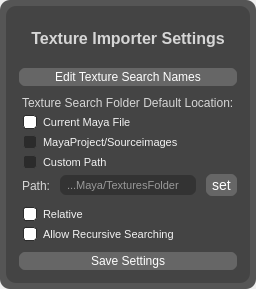
<?xml version="1.0" encoding="UTF-8"?>
<ui version="4.0">
 <class>Form</class>
 <widget class="QWidget" name="Form">
  <property name="geometry">
   <rect>
    <x>0</x>
    <y>0</y>
    <width>250</width>
    <height>289</height>
   </rect>
  </property>
  <property name="windowTitle">
   <string>Form</string>
  </property>
  <layout class="QGridLayout" name="gridLayout_2">
   <property name="leftMargin">
    <number>0</number>
   </property>
   <property name="topMargin">
    <number>0</number>
   </property>
   <property name="rightMargin">
    <number>0</number>
   </property>
   <property name="bottomMargin">
    <number>0</number>
   </property>
   <property name="spacing">
    <number>0</number>
   </property>
   <item row="0" column="0">
    <widget class="QFrame" name="mainUIFrame">
     <property name="sizePolicy">
      <sizepolicy hsizetype="Expanding" vsizetype="MinimumExpanding">
       <horstretch>0</horstretch>
       <verstretch>0</verstretch>
      </sizepolicy>
     </property>
     <property name="minimumSize">
      <size>
       <width>0</width>
       <height>0</height>
      </size>
     </property>
     <property name="styleSheet">
      <string notr="true">QFrame {
    /* Background */
    background-color:#555555;  /* Dark grey background color */ 
    /* background-image: url('background.png');  /* Optional background image */ 
    /* background-repeat: no-repeat;  /* Prevents the background image from repeating */ 
    /* background-position: center;  /* Centers the background image */ 

    /* Border */
	border: 0px solid #333333;  /* Solid border with color and thickness */ 
  /* Rounded corners with 10px radius */ 
    /* border-style: solid;  /* Border style can be solid, dashed, dotted, etc. */ 

    /* Padding and Margin */
    padding: 0px;  /* Inner space between the frame content and its border */ 
    margin: 0px;  /* Outer space around the frame */ 
    border-radius: 10px;  /* Rounded corners */
    
    /* Font */
    /*font-family: Arial, Helvetica, sans-serif;  /* Font family */
    /*font-size: 14px;  /* Font size */
    /*font-weight: bold;  /* Font weight: normal, bold, bolder, lighter, or numeric values */
    /*font-style: italic;  /* Font style: normal, italic, or oblique */
   color: #ffffff;  /* Text color */
    /*text-align: center;  /* Text alignment: left, right, center, justify */
    /*text-decoration: underline;  /* Text decoration: underline, overline, line-through, none */
    /*letter-spacing: 1px;  /* Spacing between letters */
    
    /* Shadow */
    /*box-shadow: 2px 2px 5px #1a1a1a;  /* Adds a shadow with x-offset, y-offset, blur radius, and color */
    
    /* Gradient Background (Optional) */
    /*background-color: qlineargradient(spread:pad, x1:0, y1:0, x2:1, y2:1, stop:0 #3e3e3e, stop:1 #2b2b2b);  /* Linear gradient */
    /*background-color: qradialgradient(cx:0.5, cy:0.5, radius:0.5, fx:0.5, fy:0.5, stop:0 #4a4a4a, stop:1 #2b2b2b);  /* Radial gradient */
    
    /* Opacity */
    /*opacity: 0.9;  /* Transparency: 0.0 (fully transparent) to 1.0 (fully opaque) */
    
    /* Cursor */
    /*cursor: pointer;  /* Changes the cursor to a pointer when hovering */
}
</string>
     </property>
     <property name="midLineWidth">
      <number>3</number>
     </property>
     <layout class="QGridLayout" name="gridLayout" rowstretch="0" columnstretch="0">
      <property name="leftMargin">
       <number>4</number>
      </property>
      <property name="topMargin">
       <number>4</number>
      </property>
      <property name="rightMargin">
       <number>4</number>
      </property>
      <property name="bottomMargin">
       <number>4</number>
      </property>
      <property name="spacing">
       <number>0</number>
      </property>
      <item row="0" column="0">
       <widget class="QFrame" name="textureImporterFrame">
        <property name="sizePolicy">
         <sizepolicy hsizetype="MinimumExpanding" vsizetype="MinimumExpanding">
          <horstretch>0</horstretch>
          <verstretch>0</verstretch>
         </sizepolicy>
        </property>
        <property name="styleSheet">
         <string notr="true">QFrame {
    /* Background */
    background-color:#444444;  /* Dark grey background color */ 
    /* background-image: url('background.png');  /* Optional background image */ 
    /* background-repeat: no-repeat;  /* Prevents the background image from repeating */ 
    /* background-position: center;  /* Centers the background image */ 

    /* Border */
	border: 0px solid #333333;  /* Solid border with color and thickness */ 
    border-radius: 1px;  /* Rounded corners with 10px radius */ 
    /* border-style: solid;  /* Border style can be solid, dashed, dotted, etc. */ 

    /* Padding and Margin */
    padding: 2px;  /* Inner space between the frame content and its border */ 
    margin: 2px;  /* Outer space around the frame */ 
    border-radius: 10px;  /* Rounded corners */
    
    /* Font */
    /*font-family: Arial, Helvetica, sans-serif;  /* Font family */
    /*font-size: 14px;  /* Font size */
    /*font-weight: bold;  /* Font weight: normal, bold, bolder, lighter, or numeric values */
    /*font-style: italic;  /* Font style: normal, italic, or oblique */
   color: #ffffff;  /* Text color */
    /*text-align: center;  /* Text alignment: left, right, center, justify */
    /*text-decoration: underline;  /* Text decoration: underline, overline, line-through, none */
    /*letter-spacing: 1px;  /* Spacing between letters */
    
    /* Shadow */
    /*box-shadow: 2px 2px 5px #1a1a1a;  /* Adds a shadow with x-offset, y-offset, blur radius, and color */
    
    /* Gradient Background (Optional) */
    /*background-color: qlineargradient(spread:pad, x1:0, y1:0, x2:1, y2:1, stop:0 #3e3e3e, stop:1 #2b2b2b);  /* Linear gradient */
    /*background-color: qradialgradient(cx:0.5, cy:0.5, radius:0.5, fx:0.5, fy:0.5, stop:0 #4a4a4a, stop:1 #2b2b2b);  /* Radial gradient */
    
    /* Opacity */
    /*opacity: 0.9;  /* Transparency: 0.0 (fully transparent) to 1.0 (fully opaque) */
    
    /* Cursor */
    /*cursor: pointer;  /* Changes the cursor to a pointer when hovering */
}
</string>
        </property>
        <property name="frameShape">
         <enum>QFrame::StyledPanel</enum>
        </property>
        <property name="frameShadow">
         <enum>QFrame::Raised</enum>
        </property>
        <layout class="QVBoxLayout" name="verticalLayout">
         <property name="leftMargin">
          <number>9</number>
         </property>
         <item>
          <layout class="QHBoxLayout" name="horizontalLayout">
           <item>
            <widget class="QLabel" name="textureImporterTitleLabel">
             <property name="font">
              <font>
               <family>Segoe UI</family>
               <pointsize>-1</pointsize>
               <weight>75</weight>
               <bold>true</bold>
              </font>
             </property>
             <property name="styleSheet">
              <string notr="true">QLabel {
    font-family: 'Segoe UI';  /* Sets the font to Segoe UI */
    font-size: 16px;  /* Adjust the font size as needed */
    font-weight: bold;  /* Makes the text bold */
    color: #d6d6d6;  /* White text color */
    /*background-color: #555555;  /* Dark background color */
    border: 0px solid #555555;  /* Optional border with dark grey color */
    border-radius: 8px;  /* Rounded corners */
    padding: 0px 0px;  /* Padding around the text */
}

QPushButton:hover {
    background-color: #666666;  /* Slightly lighter background on hover */
}

QPushButton:pressed {
    background-color: #1a1a1a;  /* Darker background when pressed */
}
QPushButton:disabled {
    color: #cccccc;  /* Light grey text color to indicate disabled */
    border: 1px solid #555555;  /* Optional border with dark grey color */
    background-color: #4a4a4a;  /* Lighter grey background color for disabled state */
    color: #666666;  /* White text color */
}</string>
             </property>
             <property name="text">
              <string>Texture Importer Settings</string>
             </property>
             <property name="alignment">
              <set>Qt::AlignCenter</set>
             </property>
            </widget>
           </item>
          </layout>
         </item>
         <item>
          <layout class="QHBoxLayout" name="autoSetLayout">
           <property name="spacing">
            <number>6</number>
           </property>
           <property name="sizeConstraint">
            <enum>QLayout::SetMinimumSize</enum>
           </property>
           <item>
            <widget class="QPushButton" name="editTextureSearchNamesButton">
             <property name="sizePolicy">
              <sizepolicy hsizetype="Minimum" vsizetype="Fixed">
               <horstretch>0</horstretch>
               <verstretch>0</verstretch>
              </sizepolicy>
             </property>
             <property name="font">
              <font>
               <family>Segoe UI</family>
               <pointsize>-1</pointsize>
              </font>
             </property>
             <property name="styleSheet">
              <string notr="true">QPushButton {
    font-family: 'Segoe UI';  /* Sets the font to Segoe UI */
    font-size: 12px;  /* Adjust the font size as needed */
    color: #ffffff;  /* White text color */
    background-color: #666666;  /* Dark background color */
    border: 2px solid #444444;  /* Optional border with dark grey color */
    border-radius: 8px;  /* Rounded corners */
    padding: 2px 5px;  /* Padding around the text */

}

QPushButton:hover {
    background-color: #888888;  /* Slightly lighter background on hover */
}

QPushButton:pressed {
    background-color: #1a1a1a;  /* Darker background when pressed */
}
QPushButton:disabled {
    color: #cccccc;  /* Light grey text color to indicate disabled */
    border: 1px solid #555555;  /* Optional border with dark grey color */
    background-color: #4a4a4a;  /* Lighter grey background color for disabled state */
    color: #666666;  /* White text color */
}</string>
             </property>
             <property name="text">
              <string>Edit Texture Search Names</string>
             </property>
            </widget>
           </item>
          </layout>
         </item>
         <item>
          <layout class="QVBoxLayout" name="verticalLayout_3">
           <property name="spacing">
            <number>0</number>
           </property>
           <item>
            <widget class="QLabel" name="textureImporterTitleLabel_2">
             <property name="font">
              <font>
               <family>Segoe UI</family>
               <pointsize>-1</pointsize>
              </font>
             </property>
             <property name="styleSheet">
              <string notr="true">QLabel {
    font-family: 'Segoe UI';  /* Sets the font to Segoe UI */
    font-size: 12px;  /* Adjust the font size as needed */
    color: #d6d6d6;  /* White text color */
    /*background-color: #555555;  /* Dark background color */
    border: 0px solid #555555;  /* Optional border with dark grey color */
    border-radius: 8px;  /* Rounded corners */
    padding: 0px 0px;  /* Padding around the text */
}

QPushButton:hover {
    background-color: #666666;  /* Slightly lighter background on hover */
}

QPushButton:pressed {
    background-color: #1a1a1a;  /* Darker background when pressed */
}
QPushButton:disabled {
    color: #cccccc;  /* Light grey text color to indicate disabled */
    border: 1px solid #555555;  /* Optional border with dark grey color */
    background-color: #4a4a4a;  /* Lighter grey background color for disabled state */
    color: #666666;  /* White text color */
}</string>
             </property>
             <property name="text">
              <string>Texture Search Folder Default Location:</string>
             </property>
             <property name="alignment">
              <set>Qt::AlignLeading|Qt::AlignLeft|Qt::AlignVCenter</set>
             </property>
            </widget>
           </item>
           <item>
            <widget class="QCheckBox" name="textureSearchMayaFileCheckbox">
             <property name="enabled">
              <bool>true</bool>
             </property>
             <property name="sizePolicy">
              <sizepolicy hsizetype="Fixed" vsizetype="Fixed">
               <horstretch>0</horstretch>
               <verstretch>0</verstretch>
              </sizepolicy>
             </property>
             <property name="styleSheet">
              <string notr="true">QCheckBox {
    font-family: 'Segoe UI';
    font-size: 11px;              /* Slightly smaller text */
    color: #f2f2f2;
    background-color: #444444;
    border: none;
    border-radius: 6px;           /* Softer, smaller rounding */
    padding: 2px 6px;             /* Less padding = tighter fit */
    margin: 1px 0;                /* Small vertical margin */
}

QCheckBox::indicator {
    width: 12px;                  /* Smaller checkbox */
    height: 12px;
    border: 1px solid #444444;
    border-radius: 3px;
    background-color: #2b2b2b;
}

QCheckBox::indicator:checked {
    background-color: #ffffff;
    border: 1px solid #2b2b2b;
}

QCheckBox::indicator:unchecked {
    background-color: #2b2b2b;
    border: 1px solid #444444;
}

QCheckBox::indicator:checked:hover,
QCheckBox::indicator:unchecked:hover {
    border: 1px solid #ffffff;
}

QCheckBox::indicator:checked:pressed,
QCheckBox::indicator:unchecked:pressed {
    background-color: #ffffff;
    border: 1px solid #ffffff;
}

/* Disabled state */
QCheckBox:disabled {
    color: #666666;
    background-color: #3a3a3a;
    border-radius: 6px;
    padding: 2px 6px;
}
</string>
             </property>
             <property name="text">
              <string>Current Maya File</string>
             </property>
             <property name="checked">
              <bool>true</bool>
             </property>
             <attribute name="buttonGroup">
              <string notr="true">textureSearchDefaultsButtonGroup</string>
             </attribute>
            </widget>
           </item>
           <item>
            <widget class="QCheckBox" name="textureSearchMayaSourceimagesCheckbox">
             <property name="enabled">
              <bool>true</bool>
             </property>
             <property name="sizePolicy">
              <sizepolicy hsizetype="Fixed" vsizetype="Fixed">
               <horstretch>0</horstretch>
               <verstretch>0</verstretch>
              </sizepolicy>
             </property>
             <property name="styleSheet">
              <string notr="true">QCheckBox {
    font-family: 'Segoe UI';
    font-size: 11px;              /* Slightly smaller text */
    color: #f2f2f2;
    background-color: #444444;
    border: none;
    border-radius: 6px;           /* Softer, smaller rounding */
    padding: 2px 6px;             /* Less padding = tighter fit */
    margin: 1px 0;                /* Small vertical margin */
}

QCheckBox::indicator {
    width: 12px;                  /* Smaller checkbox */
    height: 12px;
    border: 1px solid #444444;
    border-radius: 3px;
    background-color: #2b2b2b;
}

QCheckBox::indicator:checked {
    background-color: #ffffff;
    border: 1px solid #2b2b2b;
}

QCheckBox::indicator:unchecked {
    background-color: #2b2b2b;
    border: 1px solid #444444;
}

QCheckBox::indicator:checked:hover,
QCheckBox::indicator:unchecked:hover {
    border: 1px solid #ffffff;
}

QCheckBox::indicator:checked:pressed,
QCheckBox::indicator:unchecked:pressed {
    background-color: #ffffff;
    border: 1px solid #ffffff;
}

/* Disabled state */
QCheckBox:disabled {
    color: #666666;
    background-color: #3a3a3a;
    border-radius: 6px;
    padding: 2px 6px;
}
</string>
             </property>
             <property name="text">
              <string>MayaProject/Sourceimages</string>
             </property>
             <property name="checked">
              <bool>false</bool>
             </property>
             <attribute name="buttonGroup">
              <string notr="true">textureSearchDefaultsButtonGroup</string>
             </attribute>
            </widget>
           </item>
           <item>
            <widget class="QCheckBox" name="textureSearchCustomPathCheckbox">
             <property name="enabled">
              <bool>true</bool>
             </property>
             <property name="sizePolicy">
              <sizepolicy hsizetype="Fixed" vsizetype="Fixed">
               <horstretch>0</horstretch>
               <verstretch>0</verstretch>
              </sizepolicy>
             </property>
             <property name="styleSheet">
              <string notr="true">QCheckBox {
    font-family: 'Segoe UI';
    font-size: 11px;              /* Slightly smaller text */
    color: #f2f2f2;
    background-color: #444444;
    border: none;
    border-radius: 6px;           /* Softer, smaller rounding */
    padding: 2px 6px;             /* Less padding = tighter fit */
    margin: 1px 0;                /* Small vertical margin */
}

QCheckBox::indicator {
    width: 12px;                  /* Smaller checkbox */
    height: 12px;
    border: 1px solid #444444;
    border-radius: 3px;
    background-color: #2b2b2b;
}

QCheckBox::indicator:checked {
    background-color: #ffffff;
    border: 1px solid #2b2b2b;
}

QCheckBox::indicator:unchecked {
    background-color: #2b2b2b;
    border: 1px solid #444444;
}

QCheckBox::indicator:checked:hover,
QCheckBox::indicator:unchecked:hover {
    border: 1px solid #ffffff;
}

QCheckBox::indicator:checked:pressed,
QCheckBox::indicator:unchecked:pressed {
    background-color: #ffffff;
    border: 1px solid #ffffff;
}

/* Disabled state */
QCheckBox:disabled {
    color: #666666;
    background-color: #3a3a3a;
    border-radius: 6px;
    padding: 2px 6px;
}
</string>
             </property>
             <property name="text">
              <string>Custom Path</string>
             </property>
             <property name="checked">
              <bool>false</bool>
             </property>
             <attribute name="buttonGroup">
              <string notr="true">textureSearchDefaultsButtonGroup</string>
             </attribute>
            </widget>
           </item>
           <item>
            <layout class="QHBoxLayout" name="horizontalLayout_2">
             <property name="spacing">
              <number>6</number>
             </property>
             <property name="sizeConstraint">
              <enum>QLayout::SetDefaultConstraint</enum>
             </property>
             <item>
              <widget class="QLabel" name="customSearchFolderPathLabel">
               <property name="enabled">
                <bool>true</bool>
               </property>
               <property name="sizePolicy">
                <sizepolicy hsizetype="Minimum" vsizetype="Preferred">
                 <horstretch>0</horstretch>
                 <verstretch>0</verstretch>
                </sizepolicy>
               </property>
               <property name="minimumSize">
                <size>
                 <width>0</width>
                 <height>0</height>
                </size>
               </property>
               <property name="maximumSize">
                <size>
                 <width>35</width>
                 <height>16777215</height>
                </size>
               </property>
               <property name="font">
                <font>
                 <family>Segoe UI</family>
                 <pointsize>-1</pointsize>
                </font>
               </property>
               <property name="styleSheet">
                <string notr="true">QLabel {
    font-family: 'Segoe UI';  /* Sets the font to Segoe UI */
    font-size: 12px;  /* Adjust the font size as needed */
    color: #d6d6d6;  /* White text color */
    /*background-color: #555555;  /* Dark background color */
    border: 0px solid #555555;  /* Optional border with dark grey color */
    border-radius: 8px;  /* Rounded corners */
    padding: 0px 0px;  /* Padding around the text */
}

QLabel:disabled {
    color: #555555;  /* White text color */
}

QPushButton:hover {
    background-color: #666666;  /* Slightly lighter background on hover */
}

QPushButton:pressed {
    background-color: #1a1a1a;  /* Darker background when pressed */
}
QPushButton:disabled {
    color: #cccccc;  /* Light grey text color to indicate disabled */
    border: 1px solid #555555;  /* Optional border with dark grey color */
    background-color: #4a4a4a;  /* Lighter grey background color for disabled state */
    color: #666666;  /* White text color */
}</string>
               </property>
               <property name="text">
                <string>Path:</string>
               </property>
               <property name="alignment">
                <set>Qt::AlignBottom|Qt::AlignLeading|Qt::AlignLeft</set>
               </property>
              </widget>
             </item>
             <item>
              <widget class="QLineEdit" name="textureSearchCustomPathLineEdit">
               <property name="enabled">
                <bool>true</bool>
               </property>
               <property name="sizePolicy">
                <sizepolicy hsizetype="Expanding" vsizetype="Fixed">
                 <horstretch>0</horstretch>
                 <verstretch>0</verstretch>
                </sizepolicy>
               </property>
               <property name="toolTip">
                <string/>
               </property>
               <property name="styleSheet">
                <string notr="true">QLineEdit {
    font-family: 'Segoe UI';
    font-size: 11px;
    color: #ffffff;
    background-color: #333333;  /* Retaining the original background color */
    border: 2px solid #444444;
    border-radius: 8px;
    padding: 2px 5px;
}

QLineEdit:hover {
    background-color: #222222;
}


QLineEdit:focus {
    border: 2px solid #555555;
    background-color: #4a4a4a;
}

/* make disabled line edits look greyed-out */
QLineEdit:disabled {
    color: #777777;
    background-color: #555555;
    border: 2px solid #666666;
}

QLabel {
    font-family: 'Segoe UI';
    font-size: 14px;  /* Same larger font size as QLineEdit */
    color: #ffffff;
    background-color: #444444;  /* Matching background color */
    border: 2px solid #444444;
    border-radius: 8px;
    padding: 4px 10px;
}

QLabel:hover {
    background-color: #3a3a3a;
}</string>
               </property>
               <property name="text">
                <string/>
               </property>
               <property name="cursorPosition">
                <number>0</number>
               </property>
               <property name="alignment">
                <set>Qt::AlignLeading|Qt::AlignLeft|Qt::AlignVCenter</set>
               </property>
               <property name="placeholderText">
                <string>...Maya/TexturesFolder</string>
               </property>
              </widget>
             </item>
             <item>
              <widget class="QPushButton" name="textureSearchCustomPathSetButton">
               <property name="sizePolicy">
                <sizepolicy hsizetype="Fixed" vsizetype="Fixed">
                 <horstretch>0</horstretch>
                 <verstretch>0</verstretch>
                </sizepolicy>
               </property>
               <property name="minimumSize">
                <size>
                 <width>35</width>
                 <height>0</height>
                </size>
               </property>
               <property name="maximumSize">
                <size>
                 <width>100</width>
                 <height>16777215</height>
                </size>
               </property>
               <property name="font">
                <font>
                 <family>Segoe UI</family>
                 <pointsize>-1</pointsize>
                </font>
               </property>
               <property name="styleSheet">
                <string notr="true">QPushButton {
    font-family: 'Segoe UI';  /* Sets the font to Segoe UI */
    font-size: 14px;  /* Adjust the font size as needed */
    color: #ffffff;  /* White text color */
    background-color: #666666;  /* Dark background color */
    border: 2px solid #444444;  /* Optional border with dark grey color */
    border-radius: 8px;  /* Rounded corners */
    padding: 3px 0px;  /* Padding around the text */

}

QPushButton:hover {
    background-color: #888888;  /* Slightly lighter background on hover */
}

QPushButton:pressed {
    background-color: #1a1a1a;  /* Darker background when pressed */
}
QPushButton:disabled {
    color: #cccccc;  /* Light grey text color to indicate disabled */
    border: 1px solid #555555;  /* Optional border with dark grey color */
    background-color: #4a4a4a;  /* Lighter grey background color for disabled state */
    color: #666666;  /* White text color */
}</string>
               </property>
               <property name="text">
                <string>set</string>
               </property>
              </widget>
             </item>
            </layout>
           </item>
          </layout>
         </item>
         <item>
          <layout class="QVBoxLayout" name="verticalLayout_4">
           <property name="spacing">
            <number>0</number>
           </property>
           <item>
            <widget class="QCheckBox" name="textureSearchCustomPathRelativeCheckbox">
             <property name="enabled">
              <bool>true</bool>
             </property>
             <property name="sizePolicy">
              <sizepolicy hsizetype="Fixed" vsizetype="Fixed">
               <horstretch>0</horstretch>
               <verstretch>0</verstretch>
              </sizepolicy>
             </property>
             <property name="styleSheet">
              <string notr="true">QCheckBox {
    font-family: 'Segoe UI';
    font-size: 11px;              /* Slightly smaller text */
    color: #f2f2f2;
    background-color: #444444;
    border: none;
    border-radius: 6px;           /* Softer, smaller rounding */
    padding: 2px 6px;             /* Less padding = tighter fit */
    margin: 1px 0;                /* Small vertical margin */
}

QCheckBox::indicator {
    width: 12px;                  /* Smaller checkbox */
    height: 12px;
    border: 1px solid #444444;
    border-radius: 3px;
    background-color: #2b2b2b;
}

QCheckBox::indicator:checked {
    background-color: #ffffff;
    border: 1px solid #2b2b2b;
}

QCheckBox::indicator:unchecked {
    background-color: #2b2b2b;
    border: 1px solid #444444;
}

QCheckBox::indicator:checked:hover,
QCheckBox::indicator:unchecked:hover {
    border: 1px solid #ffffff;
}

QCheckBox::indicator:checked:pressed,
QCheckBox::indicator:unchecked:pressed {
    background-color: #ffffff;
    border: 1px solid #ffffff;
}

/* Disabled state */
QCheckBox:disabled {
    color: #666666;
    background-color: #3a3a3a;
    border-radius: 6px;
    padding: 2px 6px;
}
</string>
             </property>
             <property name="text">
              <string>Relative</string>
             </property>
             <property name="checked">
              <bool>true</bool>
             </property>
            </widget>
           </item>
           <item>
            <widget class="QCheckBox" name="textureSearchAllowRecursiveSearchingCheckbox">
             <property name="enabled">
              <bool>true</bool>
             </property>
             <property name="sizePolicy">
              <sizepolicy hsizetype="Fixed" vsizetype="Fixed">
               <horstretch>0</horstretch>
               <verstretch>0</verstretch>
              </sizepolicy>
             </property>
             <property name="toolTip">
              <string>Will check surrounding folders for </string>
             </property>
             <property name="styleSheet">
              <string notr="true">QCheckBox {
    font-family: 'Segoe UI';
    font-size: 11px;              /* Slightly smaller text */
    color: #f2f2f2;
    background-color: #444444;
    border: none;
    border-radius: 6px;           /* Softer, smaller rounding */
    padding: 2px 6px;             /* Less padding = tighter fit */
    margin: 1px 0;                /* Small vertical margin */
}

QCheckBox::indicator {
    width: 12px;                  /* Smaller checkbox */
    height: 12px;
    border: 1px solid #444444;
    border-radius: 3px;
    background-color: #2b2b2b;
}

QCheckBox::indicator:checked {
    background-color: #ffffff;
    border: 1px solid #2b2b2b;
}

QCheckBox::indicator:unchecked {
    background-color: #2b2b2b;
    border: 1px solid #444444;
}

QCheckBox::indicator:checked:hover,
QCheckBox::indicator:unchecked:hover {
    border: 1px solid #ffffff;
}

QCheckBox::indicator:checked:pressed,
QCheckBox::indicator:unchecked:pressed {
    background-color: #ffffff;
    border: 1px solid #ffffff;
}

/* Disabled state */
QCheckBox:disabled {
    color: #666666;
    background-color: #3a3a3a;
    border-radius: 6px;
    padding: 2px 6px;
}
</string>
             </property>
             <property name="text">
              <string>Allow Recursive Searching</string>
             </property>
             <property name="checked">
              <bool>true</bool>
             </property>
            </widget>
           </item>
          </layout>
         </item>
         <item>
          <layout class="QHBoxLayout" name="autoSetLayout_2">
           <property name="spacing">
            <number>6</number>
           </property>
           <property name="sizeConstraint">
            <enum>QLayout::SetMinimumSize</enum>
           </property>
           <item>
            <widget class="QPushButton" name="textureImporterSaveSettings">
             <property name="sizePolicy">
              <sizepolicy hsizetype="Minimum" vsizetype="Fixed">
               <horstretch>0</horstretch>
               <verstretch>0</verstretch>
              </sizepolicy>
             </property>
             <property name="font">
              <font>
               <family>Segoe UI</family>
               <pointsize>-1</pointsize>
              </font>
             </property>
             <property name="styleSheet">
              <string notr="true">QPushButton {
    font-family: 'Segoe UI';  /* Sets the font to Segoe UI */
    font-size: 12px;  /* Adjust the font size as needed */
    color: #ffffff;  /* White text color */
    background-color: #666666;  /* Dark background color */
    border: 2px solid #444444;  /* Optional border with dark grey color */
    border-radius: 8px;  /* Rounded corners */
    padding: 2px 5px;  /* Padding around the text */

}

QPushButton:hover {
    background-color: #888888;  /* Slightly lighter background on hover */
}

QPushButton:pressed {
    background-color: #1a1a1a;  /* Darker background when pressed */
}
QPushButton:disabled {
    color: #cccccc;  /* Light grey text color to indicate disabled */
    border: 1px solid #555555;  /* Optional border with dark grey color */
    background-color: #4a4a4a;  /* Lighter grey background color for disabled state */
    color: #666666;  /* White text color */
}</string>
             </property>
             <property name="text">
              <string>Save Settings</string>
             </property>
            </widget>
           </item>
          </layout>
         </item>
        </layout>
       </widget>
      </item>
     </layout>
    </widget>
   </item>
  </layout>
 </widget>
 <resources/>
 <connections/>
 <buttongroups>
  <buttongroup name="textureSearchDefaultsButtonGroup">
   <property name="exclusive">
    <bool>true</bool>
   </property>
  </buttongroup>
 </buttongroups>
</ui>
